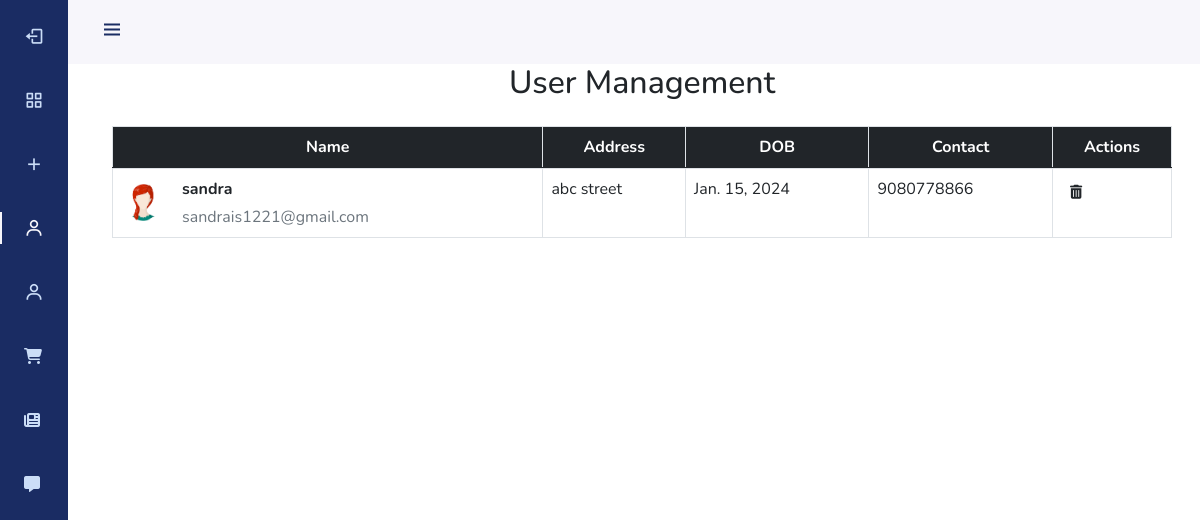
The page /userdetails (signed in) on the database its author committed.
### olx_management_app/models.py (models this page shows, shortened)
class Signup(models.Model):
    user = models.ForeignKey(User, on_delete=models.CASCADE, null=True)
    Address = models.CharField(max_length=255)
    contact = models.CharField(max_length=10)
    dob = models.DateField()
    img = models.ImageField(upload_to='images/')
    STATUS_CHOICES = (
        ('Pending Approval', 'Pending Approval'),
        ('Approved', 'Approved'),
    )
    approval_status = models.CharField(max_length=20, choices=STATUS_CHOICES, default='Pending Approval')

### olx_management_app/views.py (the view)
# urls.py: path('userdetails', views.userdetails, name='userdetails'),
@login_required(login_url='index')
def userdetails(request):
    approved_users = Signup.objects.filter(approval_status='Approved')
    return render(request, 'userdetails.html', {'approved_users': approved_users})

### templates/userdetails.html (shortened to what this page needs)
{% load static %}
<!DOCTYPE html>
<html>
<head>
    <link
            href="https://cdn.jsdelivr.net/npm/bootstrap@5.1.3/dist/css/bootstrap.min.css"
            rel="stylesheet"
    />
    <link
            href="https://cdn.jsdelivr.net/npm/boxicons@latest/css/boxicons.min.css"
            rel="stylesheet"
    />
    <link rel="stylesheet" href="https://cdnjs.cloudflare.com/ajax/libs/font-awesome/6.4.2/css/all.min.css"
/>
</head>
<body id="body-pd">
<header class="header" id="header">
    <div class="header_toggle">
        <i class="bx bx-menu" id="header-toggle"></i>
    </div>
    <div class="header_img">
        <img src="{% static 'images/giphy.gif' %}" alt=""/>
    </div>
</header>
<div class="l-navbar" id="nav-bar">
    <nav class="nav">
        <div>
            <a href="{% url 'logout1' %}" class="nav_link">
                <i class="bx bx-log-out nav_icon"></i>
            </a>
            <div class="nav_list">
                <a href="{% url 'adminhome' %}" class="nav_link ">
                    <i class="bx bx-grid-alt nav_icon"></i>
                </a>
                <a href="{% url 'addcategory' %}" class="nav_link">
                    <i class="bx bx-plus nav_icon"></i>
                </a>
                <a href="{% url 'userdetails' %}" class="nav_link active">
                    <i class="bx bx-user nav_icon"></i>
                </a>
                <a href="{% url 'loginusers'  %}" class="nav_link">
                    <i class="bx bx-user nav_icon"></i>
                </a>
                <a href="{% url 'showProduct' %}" class="nav_link">
                    <i class="fa-solid fa-cart-shopping"></i>
                </a>
                <a href="{% url 'payment_history' %}" class="nav_link">
                    <i class="fa-solid fa-newspaper" title="Show Product"></i>
                </a>
                 <a href="{% url 'admin_feedback' %}" class="nav_link">
                    <i class="fa-solid fa-message" title="Show Product"></i>
                </a>
            </div>
        </div>
    </nav>
</div>
<div class="page-content">
    <div class="container">
        <div class="table-responsive">
            <h2 class="mb-4 text-center">User Management</h2>
            <table class="table table-bordered">
                <thead class="bg-dark text-white text-center">
                <tr>
                    <th>Name</th>
                    <th>Address</th>
                    <th>DOB</th>
                    <th>Contact</th>
                    <th>Actions</th>
                </tr>
                </thead>
                <tbody>
                <tr>
                    {% for user in approved_users %}
                <tr>
                    <td>
                        <div class="d-flex align-items-center">
                            <img src="{{ user.img.url }}" alt="" style="width: 45px; height: 45px"
                                 class="rounded-circle">
                            <div class="ms-3">
                                <p class="fw-bold mb-1">{{ user.user.username }}</p>
                                <p class="text-muted mb-0">{{ user.user.email }}</p>
                            </div>
                        </div>
                    </td>
                    <td>{{ user.Address }}</td>
                    <td>{{ user.dob }}</td>
                    <td>{{ user.contact }}</td>
                    <td>
                        <a href="{% url 'delete_user' user.user.id %}"
                           class="btn btn-link btn-sm btn-rounded text-dark ml-3">
                            <i class="fas fa-trash-alt"></i>
                        </a>
                    </td>
                </tr>
                {% endfor %}
                </tbody>
            </table>
        </div>
    </div>
</div>
</body>
</html>

### templates/userdetails.html (style rules this page uses)
:root { --header-height: 3rem; --nav-width: 68px; --first-color: #1a2c63; --first-color-light: #cbddf7; --white-color: #f7f6fb; --body-font: "Nunito", sans-serif; --normal-font-size: 1rem; --z-fixed: 100; }
body { position: relative; margin: var(--header-height) 0 0 0; padding: 0 1rem; font-family: var(--body-font); font-size: var(--normal-font-size); transition: 0.5s; }
a { text-decoration: none; }
.header { width: 100%; height: var(--header-height); position: fixed; top: 0; left: 0; display: flex; align-items: center; justify-content: space-between; padding: 0 1rem; background-color: var(--white-color); z-index: var(--z-fixed); transition: 0.5s; }
.header_toggle { color: var(--first-color); font-size: 1.5rem; cursor: pointer; }
.header_img { width: 35px; height: 35px; display: flex; justify-content: center; border-radius: 50%; overflow: hidden; }
.header_img img { width: 40px; }
.l-navbar { position: fixed; top: 0; left: -30%; width: var(--nav-width); height: 100vh; background-color: var(--first-color); padding: 0.5rem 1rem 0 0; transition: 0.5s; z-index: var(--z-fixed); }
.nav { height: 100%; display: flex; flex-direction: column; justify-content: space-between; overflow: hidden; }
.nav_logo, .nav_link { display: grid; grid-template-columns: max-content max-content; align-items: center; column-gap: 1rem; padding: 0.5rem 0 0.5rem 1.5rem; }
.nav_link { position: relative; color: var(--first-color-light); margin-bottom: 1.5rem; transition: 0.3s; }
.nav_icon { font-size: 1.25rem; }
.active { color: var(--white-color); }
.active::before { content: ""; position: absolute; left: 0; width: 2px; height: 32px; background-color: var(--white-color); }
@media screen and (min-width: 768px) { body { margin: calc(var(--header-height) + 1rem) 0 0 0; padding-left: calc(var(--nav-width) + 2rem); } }
@media screen and (min-width: 768px) { .header { height: calc(var(--header-height) + 1rem); padding: 0 2rem 0 calc(var(--nav-width) + 2rem); } }
@media screen and (min-width: 768px) { .header_img { width: 40px; height: 40px; } }
@media screen and (min-width: 768px) { .header_img img { width: 45px; } }
@media screen and (min-width: 768px) { .l-navbar { left: 0; padding: 1rem 1rem 0 0; } }

### rows shown on the page
Signup: img (picture), user.username "sandra", user.email "sandrais1221@gmail.com", Address "abc street", dob "Jan. 15, 2024", contact "9080778866"
